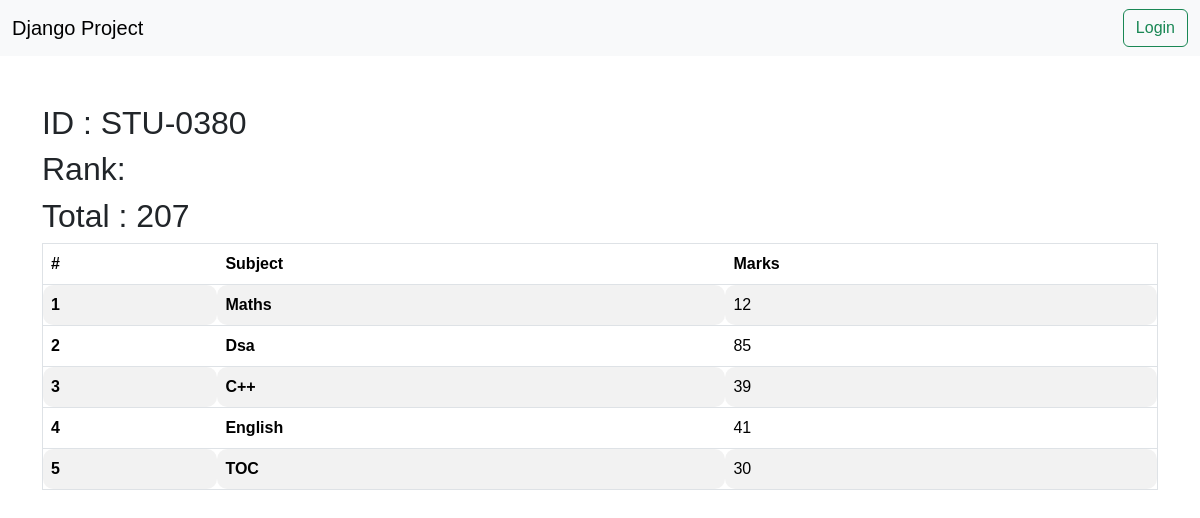
Page /reports/see_marks/STU-0380/ on the committed database.
### vege/models.py (models this page shows, shortened)
class StudentId(models.Model):
    S_Id = models.CharField(max_length=100)

class SubjectMarks(models.Model):
    student = models.ForeignKey(Student , on_delete=models.CASCADE , related_name="studentmarks")
    subject = models.ForeignKey(Subject , on_delete=models.CASCADE)
    marks = models.IntegerField()
    class Meta :
        unique_together = ['student' , 'subject']

class Subject(models.Model):
    subject = models.CharField(max_length=100)

### vege/views.py (the view)
# urls.py: path('reports/see_marks/<S_Id>/' , see_marks , name='see_marks'),
def see_marks(request , S_Id):
    queryset = SubjectMarks.objects.filter(student__S_Id__S_Id = S_Id)
    total_marks = queryset.aggregate(total_marks = Sum('marks'))
    return render(request , 'reports/see_marks.html' , {'queryset' : queryset , 'total_marks' : total_marks , 'Id':S_Id})

### vege/templates/reports/see_marks.html
{% extends "base.html"%}
{%block start%}
<div class="container mt-5">
    <h2>ID : {{Id}}</h2>
    <h2>Rank:</h2>
    <h2>Total : {{total_marks.total_marks}}</h2>
    <table class="table table-striped border">
        <thead>
          <tr>
            <th scope="col">#</th>
            <th scope="col">Subject</th>
            <th scope="col">Marks</th>
          </tr>
        </thead>
        <tbody>
            {% for marks in queryset %}
          <tr>
            <th scope="row">{{forloop.counter}}</th>
            <td><b>{{marks.subject.subject}}</b></td>
            <td>{{marks.marks}}</td>
          </tr>
          {% endfor %}
        </tbody>
      </table>
</div>
  {% endblock %}

### home/templates/base.html (style rules this page uses)
table , th , td { border-radius: 10px; padding: 10px; }
* { font-family: Nunito, sans-serif; }
*, *:before, *:after { -moz-box-sizing: border-box; -webkit-box-sizing: border-box; box-sizing: border-box; }
body { margin: 0; }

### rows in the picture
StudentId: S_Id "STU-0380"
SubjectMarks: subject.subject "Maths", marks "12"
SubjectMarks: subject.subject "Dsa", marks "85"
SubjectMarks: subject.subject "C++", marks "39"
SubjectMarks: subject.subject "English", marks "41"
SubjectMarks: subject.subject "TOC", marks "30"

### other values in the picture
{{ total_marks.total_marks }} "207"
